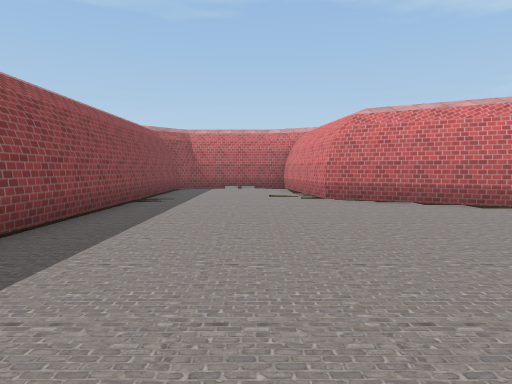
[1] (above)

16 first-person views from a walk through a scene from a Unity 3-D project. The camera is 1.5 m above the floor, tilts 4° down and sees 75° across. The floor is counted in squares, 2 m on a side. Each view is taken from the middle of a square. On the plan, view 1 faces up. The plan holds only what a view shows up to about 11 squares ahead; the rest is blank. The place goes on beyond the plan. The player is left out. Some animated figures are left out. Some surface patterns are stand-ins.

[2]
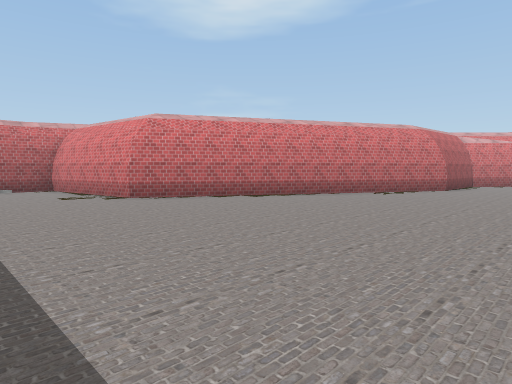

[3]
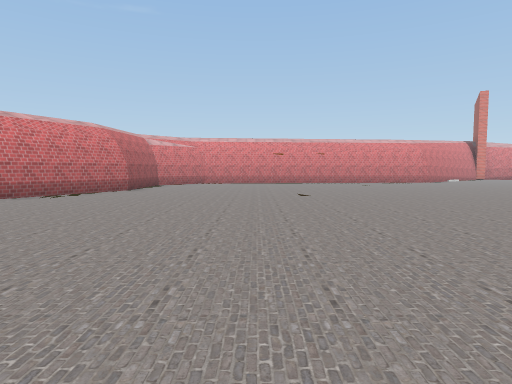

[4]
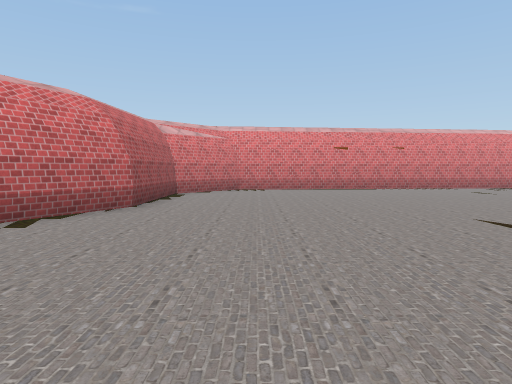

[5]
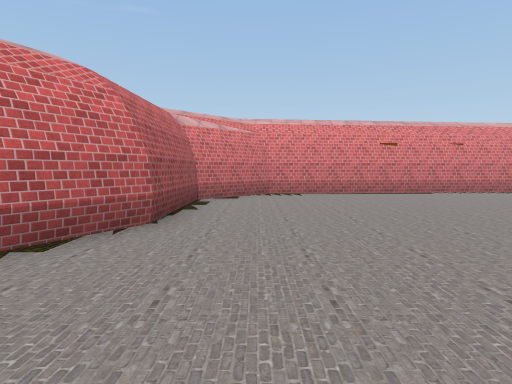

[6]
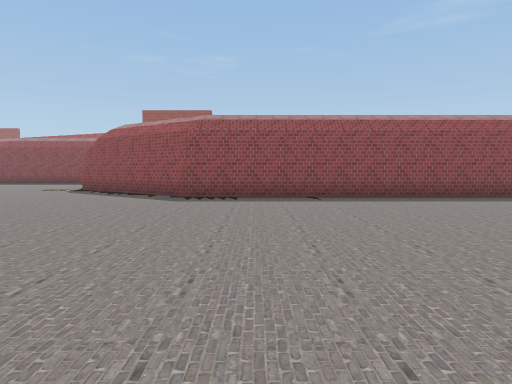

[7]
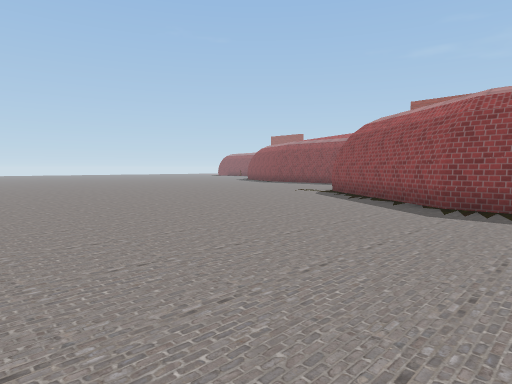

[8]
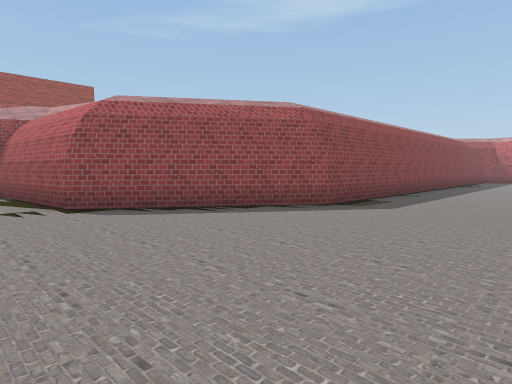

[9]
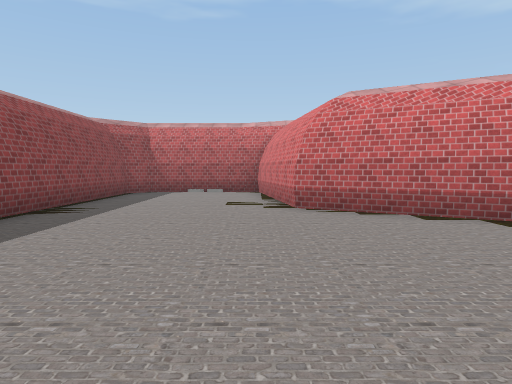

[10]
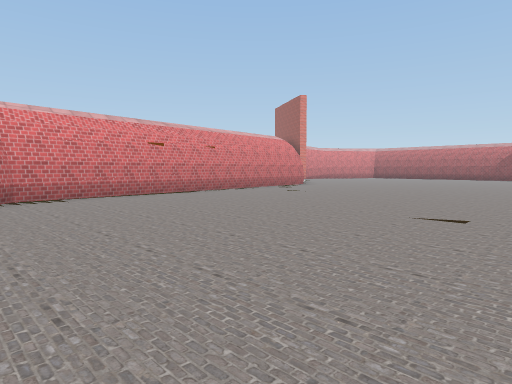

[11]
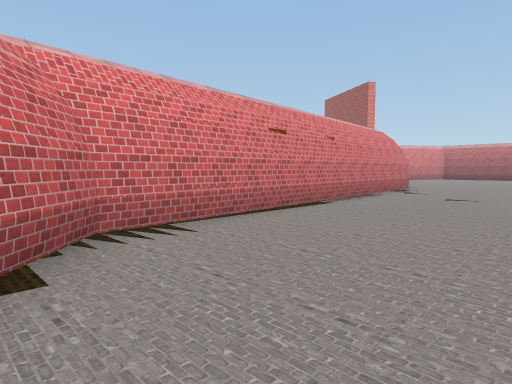

[12]
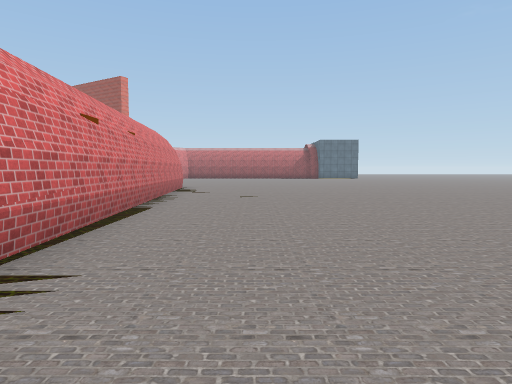

[13]
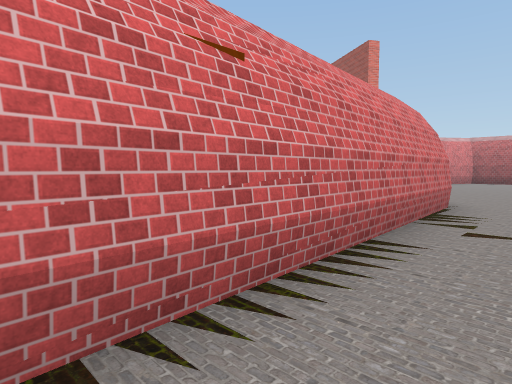

[14]
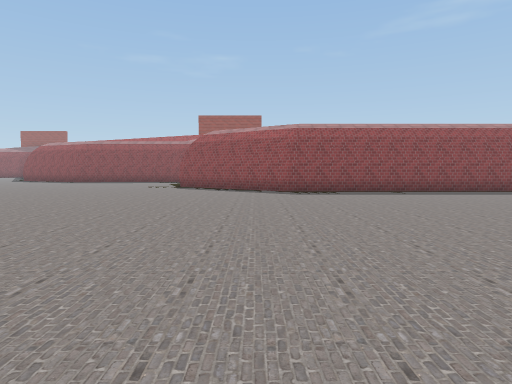

[15]
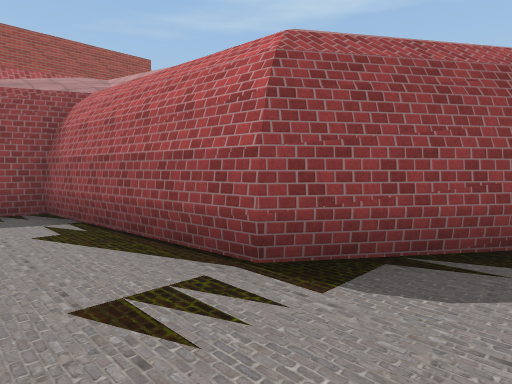

[16]
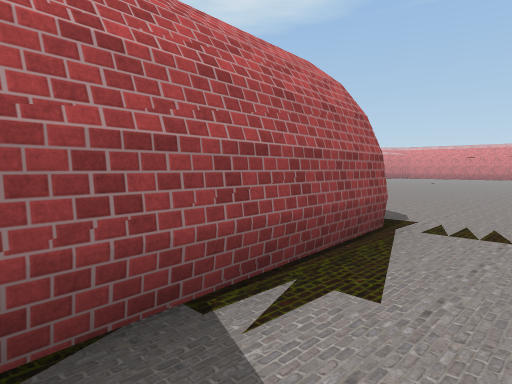

### Floor plan
Points are (right, up) in squares from view 1. A wall is a line through its corners. A room is listed if a view was taken in it or the views show most of it. See-through windows are left out.
Room 1 (views 1, 2, 3, 4, 5, 6, 7, 8, 9, 10, 11, 12, 13, 14, 15, 16)
walls: (10.5, 3.5) (1.8, 8.3) (1.1, 12.5); (-3.2, -2.4) (-5.8, -6.2) (-10.3, -6.6) (-10.5, -7.3); (16.5, -5.4) (16, 1.6) (14, 3.4) (11.3, 3.4); (16.8, -8.6) (16.7, -7.3); (0.6, 12.7) (-2.3, 12.7) (-2.9, 12.1) (-2.9, -1.7)
objects: other object (17, -4); other object (17, -2)

Positions as (right, up) in squares from view 1, and headings:
1: (0, 0), facing up
2: (-2, 0), facing up-right
3: (-1, -1), facing right
4: (4, 1), facing right
5: (6, 2), facing right
6: (6, 0), facing left
7: (4, 0), facing down-left
8: (1, -8), facing up-left
9: (1, 2), facing up
10: (7, 3), facing down-right
11: (12, 3), facing down-right
12: (14, 3), facing down
13: (15, -3), facing down-right
14: (8, -3), facing left
15: (-4, -8), facing up-left
16: (-10, -8), facing up-right
